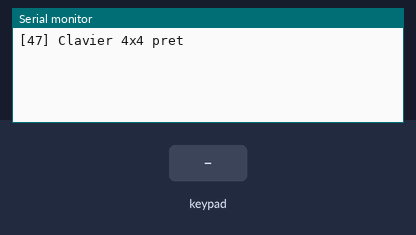
Bench run of a sketch on a simulated Arduino Uno, built with avr-gcc and run on an emulated ATmega328P. Shown: the last lines printed to the serial monitor. The test bench sets the inputs (shaded band).

Above: at 1.2 s.
1.3 s: key '1' pressed
At 1.7 s:
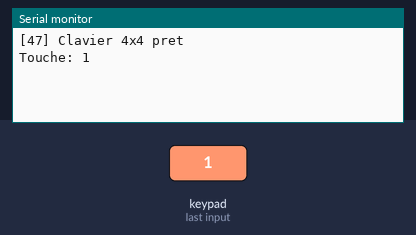
2.8 s: keypad keys 1 2 # pressed 0.4 s apart
At 4.9 s:
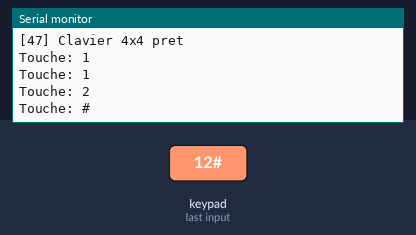
5.5 s: key 'A' pressed
At 6.1 s:
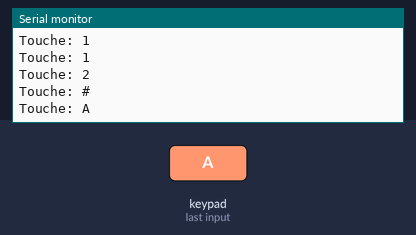
7.0 s: keypad keys 1 2 * pressed 0.4 s apart
At 9.3 s:
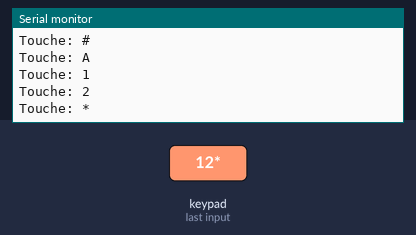
9.7 s: key 'B' pressed
At 10.5 s:
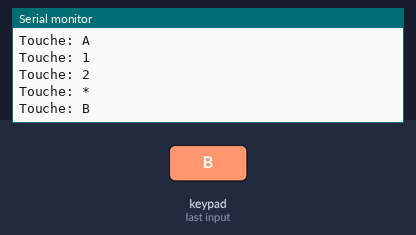
11.2 s: keypad keys 1 2 D pressed 0.4 s apart
At 12.5 s:
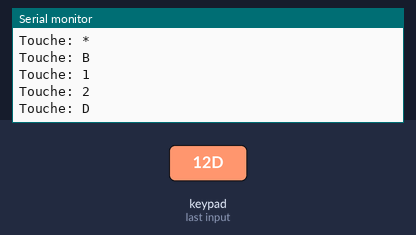

Measured:
- after the input at 1.3 s, the serial monitor: prints a new line at once (image 1)
- after the input at 2.8 s, the serial monitor: prints a new line after 0.40 s (image 2)
- after the input at 5.5 s, the serial monitor: prints a new line at once (image 3)
- after the input at 7.0 s, the serial monitor: prints a new line at once (image 4)
- after the input at 9.7 s, the serial monitor: prints a new line at once (image 5)
- after the input at 11.2 s, the serial monitor: prints a new line at once (image 6)

The sketch:

47_Clavier_Matriciel_4x4.ino
```cpp
/*
 * =====================================================================
 *  Arduino Lab Nexus v6.1.0 STABLE  -  Clavier matriciel 4x4
 * =====================================================================
 *  Explication : Affiche sur le moniteur série la touche appuyée sur un clavier 4x4.
 *  Carte       : Arduino UNO / Nano (ATmega328P) - compatible Mega
 *  Moniteur    : 9600 bauds
 *
 *  Câblage :
 *   Arduino D9     -> Clavier L1
 *   Arduino D8     -> Clavier L2
 *   Arduino D7     -> Clavier L3
 *   Arduino D6     -> Clavier L4
 *   Arduino D5     -> Clavier C1
 *   Arduino D4     -> Clavier C2
 *   Arduino D3     -> Clavier C3
 *   Arduino D2     -> Clavier C4
 *
 *  Bibliothèques requises (arduino-cli lib install "...") : Keypad
 * =====================================================================
 */
// @libs: Keypad

#include <Keypad.h>

// Dimensions du clavier
const byte LIGNES = 4;
const byte COLONNES = 4;

// Disposition des touches
char touches[LIGNES][COLONNES] = {
  {'1', '2', '3', 'A'},
  {'4', '5', '6', 'B'},
  {'7', '8', '9', 'C'},
  {'*', '0', '#', 'D'}
};

// Broches reliées aux lignes et aux colonnes
byte brochesLignes[LIGNES] = {9, 8, 7, 6};
byte brochesColonnes[COLONNES] = {5, 4, 3, 2};

Keypad clavier = Keypad(makeKeymap(touches), brochesLignes, brochesColonnes, LIGNES, COLONNES);

void setup() {
  Serial.begin(9600);
  Serial.println(F("[47] Clavier 4x4 pret"));
}

void loop() {
  // Lecture non bloquante d'une touche
  char touche = clavier.getKey();
  if (touche) {
    Serial.print(F("Touche: "));
    Serial.println(touche);
  }
}
```
